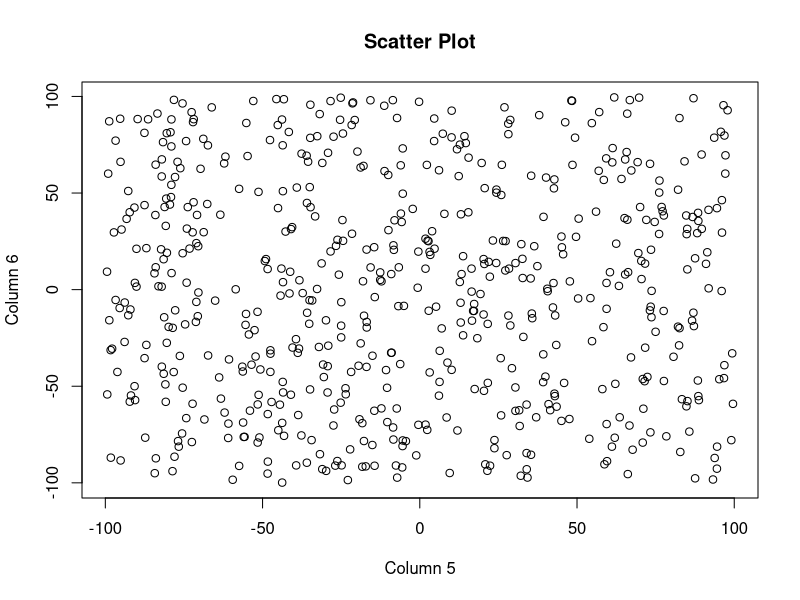
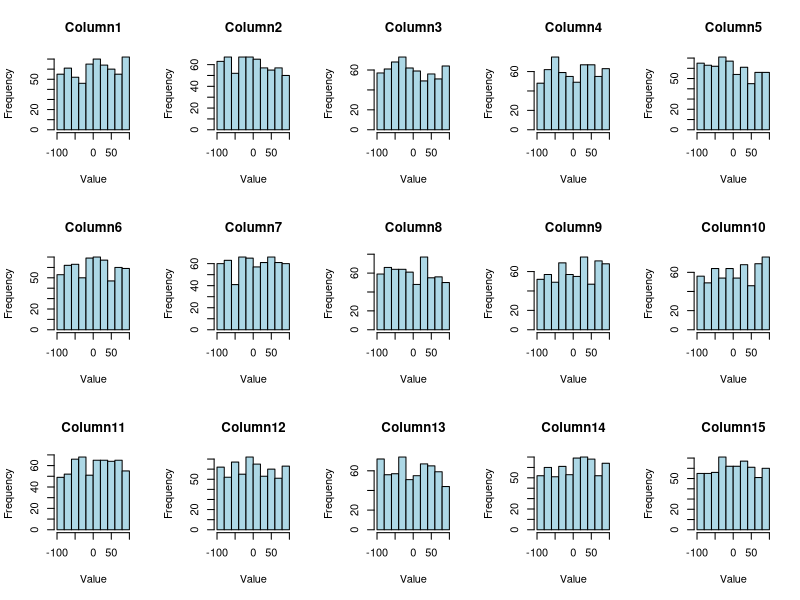
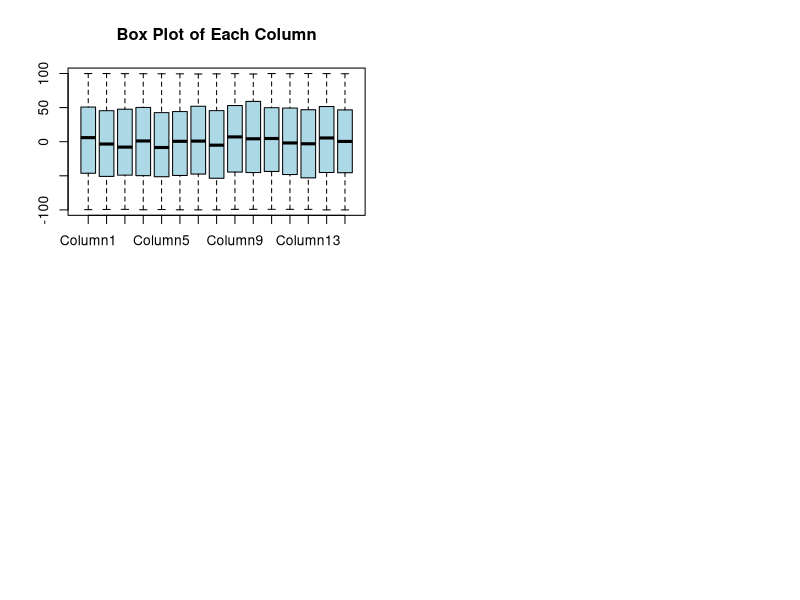

Generate these figures, in order, with R:
row=600
col=15
dataset <- matrix(runif(row*col ,min = -100,max = 100),ncol = 15)
dataset

# Convert the matrix to a data frame
df <- as.data.frame(dataset)

# Set column names
colnames(df) <- paste0("Column", 1:15)

# (i) Plot scatter graph between Column 5 and Column 6
plot(df$Column5, df$Column6, xlab = "Column 5", ylab = "Column 6", main = "Scatter Plot")


# Set the layout for the subplots
par(mfrow = c(3, 5))

#(ii) Plot histograms for each column
for (col in colnames(df)) {
  hist(df[[col]], main = col, xlab = "Value", col = "lightblue")
}
# (iii) Plot the Box plot of each column in a single graph
par(mfrow = c(2, 2))  # Reset the layout for the subplots

boxplot(df, col = "lightblue", main = "Box Plot of Each Column")
